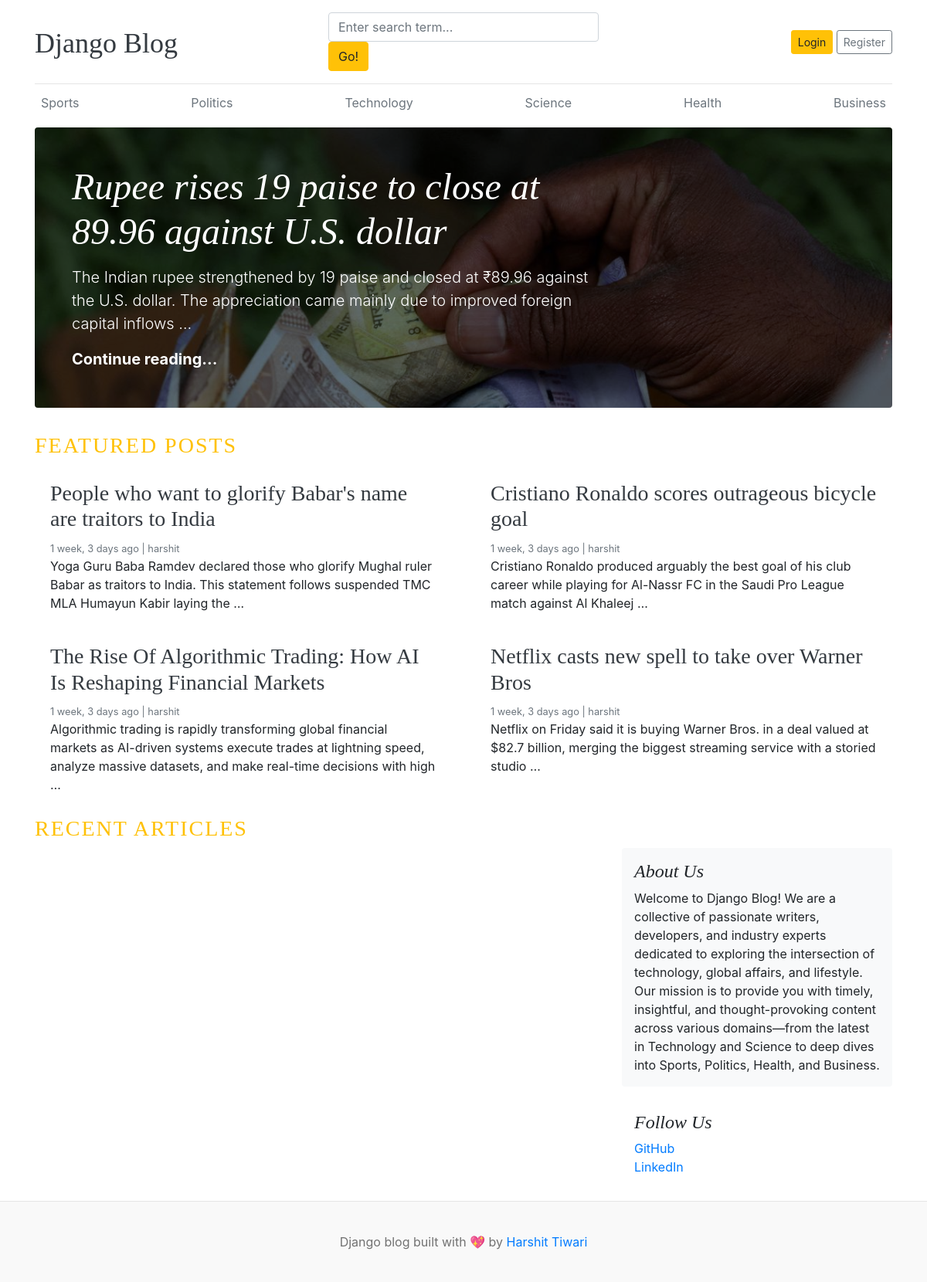
The page / on the database its author committed.
### blogs/models.py (models this page shows, shortened)
class Category(models.Model):
    category_name = models.CharField(max_length=50, unique=True)
    created_at = models.DateTimeField(auto_now_add=True)
    updated_at = models.DateTimeField(auto_now=True)
    class Meta:
        verbose_name_plural = 'categories'

class Blog(models.Model):
    title = models.CharField(max_length=100)
    slug = models.SlugField(max_length=150, unique=True, blank=True)
    category = models.ForeignKey(Category, on_delete=models.CASCADE)
    author = models.ForeignKey(User, on_delete=models.CASCADE)
    featured_image = models.ImageField(upload_to='uploads/%Y/%m/%d')
    short_description = models.TextField(max_length=500)
    blog_body = models.TextField(max_length=2000)
    status = models.CharField(max_length=20, choices=STATUS_CHOICES, default="Default")
    is_featured = models.BooleanField(default=False)
    created_at = models.DateTimeField(auto_now_add=True)
    updated_at = models.DateTimeField(auto_now=True)

### abouts/models.py (models this page shows, shortened)
class About(models.Model):
    about_heading = models.CharField(max_length=25)
    about_description = models.TextField(max_length=400)
    created_at = models.DateTimeField(auto_now_add=True)
    updated_at = models.DateTimeField(auto_now=True)
    class Meta:
        verbose_name_plural = 'About'

class SocialLink(models.Model):
    platform = models.CharField(max_length=30)
    link = models.URLField(max_length=100)
    created_at = models.DateTimeField(auto_now_add=True)
    updated_at = models.DateTimeField(auto_now=True)

### blog_main/views.py (the view)
# urls.py: 2. Add a URL to urlpatterns:  path('', views.home, name='home')
def home(request):
    categories = Category.objects.all()
    featured_posts = Blog.objects.filter(is_featured=True, status='Published').order_by('updated_at')
    posts = Blog.objects.filter(is_featured=False, status='Published')
    try:
        about = About.objects.get()
    except:
        about = None
    context = {
        'featured_posts' : featured_posts,
        'posts' : posts,
        'about' : about,
    }
    return render(request, 'home.html', context)

### blogs/context_processors.py (called while the page is built)
def get_categories(request):
    categories = Category.objects.all()
    return dict(categories=categories)

def get_social_links(request):
    social_links = SocialLink.objects.all()
    return dict(social_links=social_links)

### templates/home.html (shortened to what this page needs)
{% extends 'base.html' %}
    {% block content %}
        {% for post in featured_posts %}
        {% if forloop.first %}
        <div class="jumbotron p-3 p-md-5 text-white rounded bg-dark"
            style="background-image: url({{ post.featured_image.url }});background-blend-mode: overlay;background-size:cover;">
            <div class="col-md-8 px-0">
                <h1 class="display-4 font-italic">{{ post.title }}</h1>
                <p class="lead my-3">{{ post.short_description | truncatewords:25}}</p>
                <p class="lead mb-0"><a href="{% url 'blogs' post.slug %}" class="text-white font-weight-bold">Continue reading...</a></p>
            </div>
        </div>
        {% endif %}
        {% endfor %}
        <h3 class="text-uppercase text-warning" style="letter-spacing: 2px;">Featured Posts</h3>
        <div class="row mb-2">
            {% for post in featured_posts %}
            {% if not forloop.first %}
            <div class="col-md-6">
                <div class="card border-0">
                    <div class="card-body">
                        <h3> <a href="{% url 'blogs' post.slug %}" class="text-dark"> {{ post.title }}</a></h3>
                        <small class="mb-1 text-muted">{{ post.created_at | timesince }} ago | {{ post.author }}</small>
                        <p class="card-text">{{ post.short_description | truncatewords:25}}</p>
                    </div>
                </div>
            </div>
            {% endif %}
            {% endfor %}
        </div>
        <h3 class="text-uppercase text-warning" style="letter-spacing: 2px;">Recent Articles</h3>
        <main role="main" class="container p-0">
            <div class="row">
                <div class="col-md-8 blog-main">
                </div>
                <aside class="col-md-4 blog-sidebar">
                    <div class="p-3 mb-3 bg-light rounded">
                        <h4 class="font-italic">{{ about.about_heading }}</h4>
                        <p class="mb-0">{{ about.about_description }}</p>
                    </div>
                    {% if social_links %}
                    <div class="p-3">
                        <h4 class="font-italic">Follow Us</h4>
                        <ol class="list-unstyled">
                            {% for i in social_links %}
                            <li><a href="{{ i.link }}" target="_blank">{{ i.platform }}</a></li>
                            {% endfor %}
                        </ol>
                    </div>
                    {% endif %}
                </aside>
            </div>
        </main>
    </div>
{% endblock %}

### templates/base.html (shortened to what this page needs)
{% load static %}
<!DOCTYPE html>
<html lang="en">
<head>
    <link href="https://getbootstrap.com/docs/4.0/dist/css/bootstrap.min.css" rel="stylesheet">
    <link href="{% static 'css/blog.css' %}" rel="stylesheet">
</head>
<body>
    <div class="container">
        <header class="blog-header py-3">
            <div class="row flex-nowrap justify-content-between align-items-center">
                <div class="col-4 pt-1">
                    <a class="blog-header-logo text-dark" href="/">Django Blog</a>
                </div>
                <div class="col-4">
                    <form action="{% url 'search' %}" method="GET">
                        <input class="form-control" type="text" name="keyword" value="{{keyword}}" placeholder="Enter search term..." aria-label="Enter search term..." aria-describedby="button-search" />
                        <button type="submit" class="btn btn-warning" id="button-search" type="button">Go!</button>
                    </form>
                </div>
                <div class="col-4 d-flex justify-content-end align-items-center">
                    {% if not user.is_authenticated %}
                    <a class="btn btn-sm btn-warning" href="{% url 'login' %}">Login</a> &nbsp;
                    <a class="btn btn-sm btn-outline-secondary" href="{% url 'register' %}">Register</a>
                    {% else %}
                    <span>You are logged in a as {{ user }}</span>
                    &emsp;
                    <span><a href="{% url 'logout' %}">Logout</a></span>
                    {% endif %}
                </div>
            </div>
        </header>
        <div class="nav-scroller py-1 mb-2">
            <nav class="nav d-flex justify-content-between">
                {% for cat in categories %}
                <a class="p-2 text-muted" href="{% url 'posts_by_category' cat.id %}">{{ cat.category_name }}</a>
                {% endfor %}
        </div>
{% block content %}
{% endblock %}
 <footer class="blog-footer">
        <p>Django blog built with 💖 by <a href="#">Harshit Tiwari</a></p>
    </footer>
</body>
</html>

### blog_main/static/css/blog.css (style rules this page uses)
.blog-header { border-bottom: 1px solid #e5e5e5; }
.blog-header-logo { font-family: "Playfair Display", Georgia, "Times New Roman", serif; font-size: 2.25rem; }
h1, h2, h3, h4, h5, h6 { font-family: "Playfair Display", Georgia, "Times New Roman", serif; }
.display-4 { font-size: 2.5rem; }
@media (min-width: 768px) { .display-4 { font-size: 3rem; } }
.blog-footer { padding: 2.5rem 0; color: #727272; text-align: center; background-color: #f9f9f9; border-top: .05rem solid #e5e5e5; }
.blog-footer p:last-child { margin-bottom: 0; }

### rows shown on the page
Category: category_name "Sports"
Category: category_name "Politics"
Category: category_name "Technology"
Category: category_name "Science"
Category: category_name "Health"
Category: category_name "Business"
Blog: featured_image (picture), title "Rupee rises 19 paise to close at 89.96 against U.S. dollar", short_description "The Indian rupee strengthened by 19 paise and closed at ₹89.96 against the U.S. dollar. The appreciation came mainly due to improved foreign capital inflows …"
Blog: title "People who want to glorify Babar's name are traitors to India", created_at "1 week, 3 days", author "harshit", short_description "Yoga Guru Baba Ramdev declared those who glorify Mughal ruler Babar as traitors to India. This statement follows suspended TMC MLA Humayun Kabir laying the …"
Blog: title "Cristiano Ronaldo scores outrageous bicycle goal", created_at "1 week, 3 days", author "harshit", short_description "Cristiano Ronaldo produced arguably the best goal of his club career while playing for Al-Nassr FC in the Saudi Pro League match against Al Khaleej …"
Blog: title "The Rise Of Algorithmic Trading: How AI Is Reshaping Financial Markets", created_at "1 week, 3 days", author "harshit", short_description "Algorithmic trading is rapidly transforming global financial markets as AI-driven systems execute trades at lightning speed, analyze massive datasets, and make real-time decisions with high …"
Blog: title "Netflix casts new spell to take over Warner Bros", created_at "1 week, 3 days", author "harshit", short_description "Netflix on Friday said it is buying Warner Bros. in a deal valued at $82.7 billion, merging the biggest streaming service with a storied studio …"
About: about_heading "About Us", about_description "Welcome to Django Blog! We are a collective of passionate writers, developers, and industry experts dedicated to exploring the intersection of technology, global affairs, and lifestyle. Our mission is to provide you with timely, insightful, and thought-provoking content across various domains—from the latest in Technology and Science to deep dives into Sports, Politics, Health, and Business."
SocialLink: platform "GitHub"
SocialLink: platform "LinkedIn"
